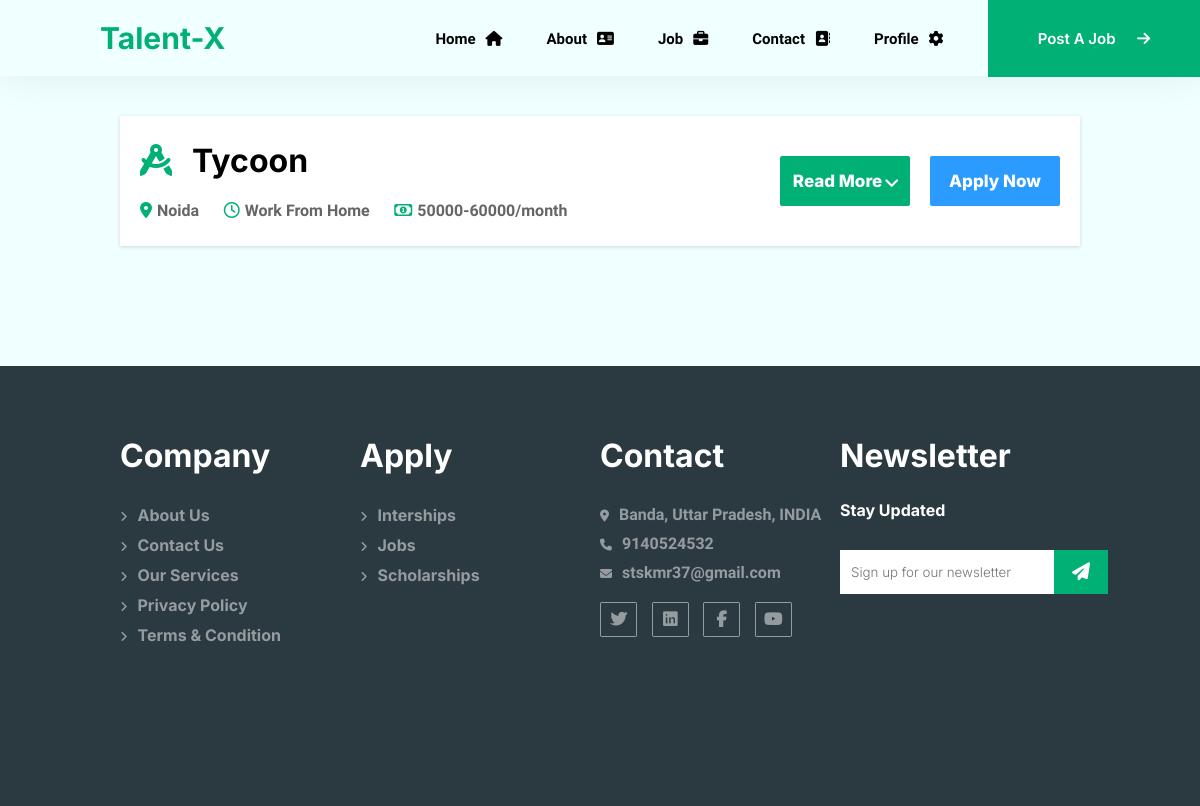
Page /categoryjobshow/design_job_show/ (signed in) on the committed database.
### jobpost/models.py (models this page shows)
class Job(models.Model):
    jobtitle = models.CharField(max_length=50)
    joblocation = models.CharField(max_length=50)
    companyname = models.CharField(max_length=50)
    jobtype = models.CharField(max_length=50)
    industry = models.CharField(max_length=50)
    skills = models.CharField(max_length=50)
    description = models.CharField(max_length=50)
    qualification=models.CharField(max_length=50)
    experience=models.CharField(max_length=30)
    salary=models.CharField(max_length=30)
    url=models.CharField(max_length=30)
    email=models.EmailField()
    linkedin=models.CharField(max_length=30)

### categoryjob/views.py (the view)
# urls.py: path('design_job_show/', views.design_job_showing),
def design_job_showing(request):
  if request.user.is_authenticated:
    design_jobs = Job.objects.filter(jobtitle='Design & Creative')
    return render(request, 'categoryjob/design.html', {'design_jobs': design_jobs})
  else:
     return HttpResponseRedirect('/sign-in/')

### categoryjob/templates/categoryjob/design.html (shortened to what this page needs)
{% extends 'core/base.html' %}
{% load static %}
{% block css %}
<link rel="stylesheet" href="{% static 'marketing/css/style.css' %}">
{% endblock css %}
{% block joblist %}
{% for job in design_jobs %}
            <div class="jobdetail">
                <br>
                <h1> <i class="fa-solid fa-compass-drafting"></i>{{ job.companyname }}</h1>
                <br>
                <span><i class="fa-solid fa-location-dot"></i>{{ job.joblocation }}</span>
                <span><i class="fa-regular fa-clock"></i>{{ job.jobtype }}</span>
                <span><i class="fa-regular fa-money-bill-1"></i>{{ job.salary }}</span>
                <div class="btn-container">
                  <button class="readmore">Read More<i class="fa-solid fa-angle-down"></i></button>
                  <button><a href="/applyforjob/apply/" style="text-decoration:none; color:#fff">Apply Now</a></button>
                </div>
            </div>
{% endfor %}
{% endblock joblist %}

### core/static/core/css/style.css (style rules this page uses)
* { margin: 0px; padding: 0px; box-sizing: border-box; font-family: 'inter',sans-serif; }
body { overflow-x: hidden; background-color:azure; }

### marketing/static/marketing/css/style.css (style rules this page uses)
.jobdetail { background-color: #fff; height:130px; width:80vw; margin:40px auto; box-shadow: 0 0 45px rgba(0, 0, 0, .08); position: relative; box-shadow: rgba(0, 0, 0, 0.16) 0px 1px 4px; transition:all 1s ease 0s; overflow-x: auto; }
.jobdetail h1 { margin-left:20px; margin-top:5px; font-family: 'inter'; }
.jobdetail i { color:#00B074; margin-right:20px; }
.jobdetail span { margin-left:20px; font-family: 'heebo'; font-weight: 700; color:#666565; }
.jobdetail span i { margin-right:5px; color:#00B074 }
.jobdetail .btn-container { display: flex; gap:20px; position: absolute; top:0px; right:0px; margin-right:20px; transform: translateY(40px); }
.jobdetail .btn-container button { height:50px; width:130px; text-align: center; border:none; background-color: #00B074; border-radius: 2px; color:#fff; font-family: 'inter'; font-weight: 800; font-size: 17px; transition: all 1s ease 0s; }
.jobdetail .btn-container button:nth-child(2) { background-color: #2b9bff; }
.jobdetail .btn-container button i { color:#fff; margin:0; position: relative; top:2.5px; left:2px; }

### rows in the picture
Job: companyname "Tycoon", joblocation "Noida", jobtype "Work From Home", salary "50000-60000/month"
